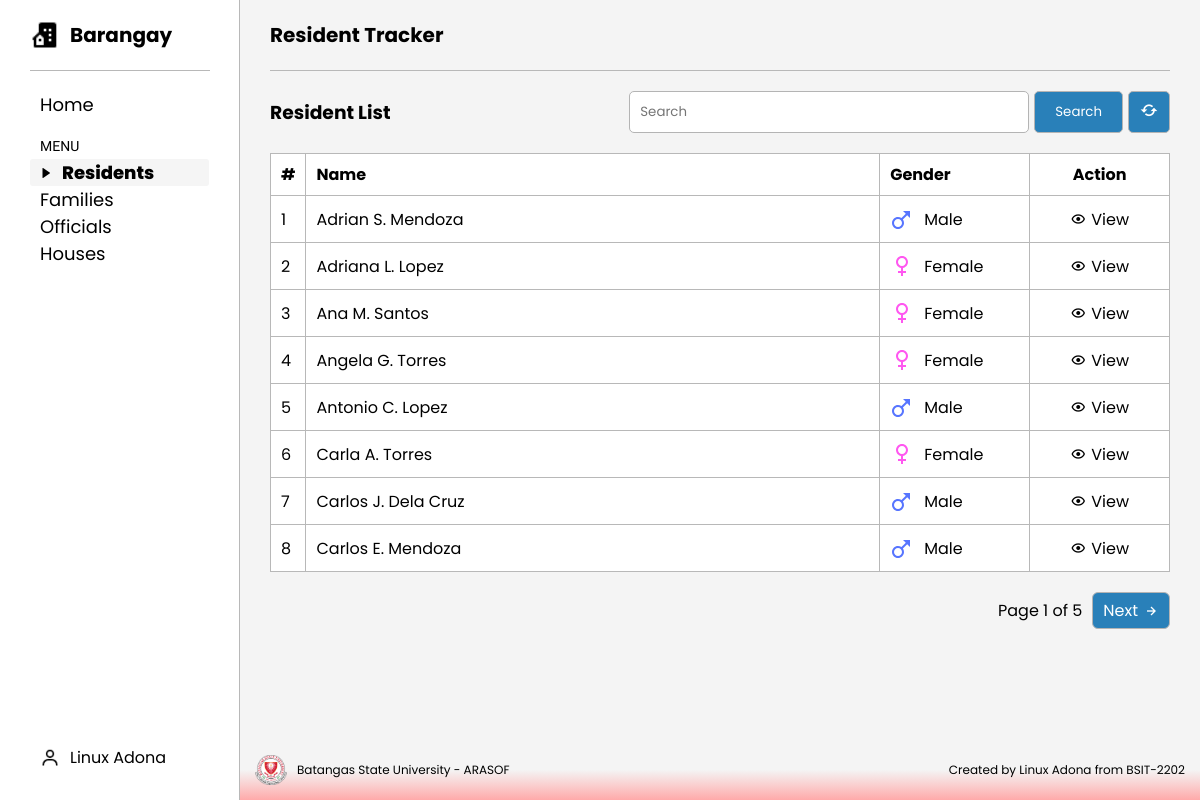
The page /residents-page/residents.php on the database its author committed.
### tables this page shows
CREATE TABLE `resident` (
  `resident_id` int(11) NOT NULL,
  `first_name` varchar(50) DEFAULT NULL,
  `middle_name` varchar(50) DEFAULT NULL,
  `last_name` varchar(50) DEFAULT NULL,
  `gender` enum('Male','Female') DEFAULT NULL,
  `date_of_birth` date DEFAULT NULL,
  `contact_number` varchar(11) NOT NULL,
  `address_id` int(11) DEFAULT NULL,
  `family_head` tinyint(1) DEFAULT NULL,
  `family_id` int(11) DEFAULT NULL
);

### brgy_management/tables/residents_info/resident_table.php (the view, shortened to what this page needs)
<?php
$search = isset($_GET['search']) ? $_GET['search'] : '';
$page = isset($_GET['page']) ? (int)$_GET['page'] : 1;
$limit = 8;
$offset = ($page - 1) * $limit;
$totalResidentsQuery = "SELECT COUNT(*) as count FROM resident r
                        JOIN family f ON r.family_id = f.family_id
                        JOIN address a ON a.address_id = f.address_id
                        WHERE r.first_name LIKE '%$search%' OR r.last_name LIKE '%$search%'
                        OR a.house_number LIKE '%$search%' OR a.street LIKE '%$search%' OR r.gender LIKE '%$search%'";
$totalResidentsResult = $conn->query($totalResidentsQuery);
$totalResidents = $totalResidentsResult->fetch_assoc()['count'];
$totalPages = ceil($totalResidents / $limit);
$sql = "SELECT r.resident_id, r.first_name, r.middle_name, r.last_name, r.gender, r.contact_number, a.house_number, a.street
        FROM resident r
        JOIN family f ON r.family_id = f.family_id
        JOIN address a ON a.address_id = f.address_id
        WHERE r.first_name LIKE '%$search%' OR r.last_name LIKE '%$search%'
        OR a.house_number LIKE '%$search%' OR a.street LIKE '%$search%' OR r.gender LIKE '%$search%'
        ORDER BY r.first_name, r.last_name ASC
        LIMIT $limit OFFSET $offset";
$result = $conn->query($sql);
$counter = $offset + 1;
if ($result->num_rows > 0) {
    while ($row = $result->fetch_assoc()) {
        $gender = ($row['gender'] == "Male") ? "<img/>" : "<img/>";
        echo "<tr>
                <td>" . $counter++ . "</td>
                <td>" . $row['first_name'] . " " . substr($row['middle_name'], 0, 1) . ". " . $row['last_name'] . "</td>
                <td><div class='gender'>" . $gender . "<p>" . $row['gender'] . "</p></div></td>
                <td><div class='actions'><a href='view_resident.php?id=" . $row['resident_id'] . "' class='view-link'><div class='bx-action'><i class='bx bx-show'></i><p>View</p></div></a></div></td>
              </tr>";
    }
} else {
    echo "<tr><td colspan='4'>No residents found.</td></tr>";
}
echo "</tbody></table>";
echo "<div class='pagination'>";
echo " Page " . $page . " of " . $totalPages . " ";
if ($page < $totalPages) {
    echo "<a href='?page=" . ($page + 1) . "&search=" . urlencode($search) . "'><p>Next</p><i class='bx bx-right-arrow-alt'></i></a>";
}
echo "</div>";

### styles/residents/residents.css (style rules this page uses)
.pagination { display: flex; gap: 10px; align-items: center; width: max-content; margin-left: auto; }
.pagination a { display: flex; align-items: center; gap: 5px; text-decoration: none; color: #fff; background-color: #2980b9; padding: 5px 10px; border: 1px solid #b4b4b4; border-radius: 6px; transition: all 0.2s ease; }
table, th, td { border: 1px solid #ddd; }
th, td { padding: 8px 10px; text-align: left; background-color: #fff; border: 1px solid #b8b8b8; }
td { white-space: nowrap; }
th:nth-child(2), td:nth-child(2) { width: auto; }
th:nth-child(3), td:nth-child(3) { width: 150px; }
th:nth-child(1), td:nth-child(1), th:nth-child(4), td:nth-child(4) { width: 1%; }
.gender { display: flex; align-items: center; gap: 10px; }
.actions { display: flex; align-items: center; justify-content: center; gap: 5px; height: 30px; padding: 0 20px; }
.actions a { text-decoration: none; color: inherit; }
.bx-action { display: flex; gap: 5px; align-items: center; padding: 5px 10px; border-radius: 4px; transition: all 0.2s ease; }

### styles/style.css (style rules this page uses)
* { margin: 0; padding: 0; box-sizing: border-box; font-family: 'Poppins', sans-serif; }
body { height: 100vh; background: #f4f4f4; overflow: auto; }

### rows shown on the page
resident: first_name "Adrian", middle_name "S", last_name "Mendoza", gender "Male"
resident: first_name "Adriana", middle_name "L", last_name "Lopez", gender "Female"
resident: first_name "Ana", middle_name "M", last_name "Santos", gender "Female"
resident: first_name "Angela", middle_name "G", last_name "Torres", gender "Female"
resident: first_name "Antonio", middle_name "C", last_name "Lopez", gender "Male"
resident: first_name "Carla", middle_name "A", last_name "Torres", gender "Female"
resident: first_name "Carlos", middle_name "J", last_name "Dela Cruz", gender "Male"
resident: first_name "Carlos", middle_name "E", last_name "Mendoza", gender "Male"

### other values the page prints
$page "1"
$totalPages "5"
